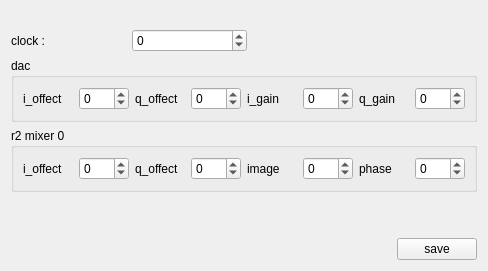
<?xml version="1.0" encoding="UTF-8"?>
<ui version="4.0">
 <class>qtvUITabCalibration</class>
 <widget class="QWidget" name="qtvUITabCalibration">
  <property name="geometry">
   <rect>
    <x>0</x>
    <y>0</y>
    <width>486</width>
    <height>271</height>
   </rect>
  </property>
  <property name="windowTitle">
   <string>Dialog</string>
  </property>
  <layout class="QVBoxLayout" name="verticalLayout" stretch="1,2,2,2,0,1">
   <item>
    <spacer name="space_vt">
     <property name="orientation">
      <enum>Qt::Vertical</enum>
     </property>
     <property name="sizeHint" stdset="0">
      <size>
       <width>20</width>
       <height>40</height>
      </size>
     </property>
    </spacer>
   </item>
   <item>
    <layout class="QHBoxLayout" name="layout_0" stretch="2,2,4">
     <item>
      <widget class="QLabel" name="lb_clock">
       <property name="minimumSize">
        <size>
         <width>100</width>
         <height>0</height>
        </size>
       </property>
       <property name="text">
        <string>clock :</string>
       </property>
      </widget>
     </item>
     <item>
      <widget class="QSpinBox" name="sb_clock">
       <property name="minimumSize">
        <size>
         <width>100</width>
         <height>0</height>
        </size>
       </property>
       <property name="minimum">
        <number>-1024</number>
       </property>
       <property name="maximum">
        <number>1024</number>
       </property>
      </widget>
     </item>
     <item>
      <spacer name="space_h0">
       <property name="orientation">
        <enum>Qt::Horizontal</enum>
       </property>
       <property name="sizeHint" stdset="0">
        <size>
         <width>40</width>
         <height>20</height>
        </size>
       </property>
      </spacer>
     </item>
    </layout>
   </item>
   <item>
    <widget class="QGroupBox" name="gb_dac">
     <property name="title">
      <string>dac</string>
     </property>
     <layout class="QHBoxLayout" name="horizontalLayout">
      <item>
       <widget class="QLabel" name="lb_ioffect_0">
        <property name="minimumSize">
         <size>
          <width>50</width>
          <height>0</height>
         </size>
        </property>
        <property name="text">
         <string>i_offect</string>
        </property>
        <property name="margin">
         <number>4</number>
        </property>
       </widget>
      </item>
      <item>
       <widget class="QSpinBox" name="sb_ioffect_0">
        <property name="minimumSize">
         <size>
          <width>50</width>
          <height>0</height>
         </size>
        </property>
        <property name="minimum">
         <number>-127</number>
        </property>
        <property name="maximum">
         <number>127</number>
        </property>
       </widget>
      </item>
      <item>
       <widget class="QLabel" name="lb_qoffect_0">
        <property name="minimumSize">
         <size>
          <width>50</width>
          <height>0</height>
         </size>
        </property>
        <property name="text">
         <string>q_offect</string>
        </property>
        <property name="margin">
         <number>4</number>
        </property>
       </widget>
      </item>
      <item>
       <widget class="QSpinBox" name="sb_qoffect_0">
        <property name="minimumSize">
         <size>
          <width>50</width>
          <height>0</height>
         </size>
        </property>
        <property name="minimum">
         <number>-127</number>
        </property>
        <property name="maximum">
         <number>127</number>
        </property>
       </widget>
      </item>
      <item>
       <widget class="QLabel" name="lb_igain_0">
        <property name="minimumSize">
         <size>
          <width>50</width>
          <height>0</height>
         </size>
        </property>
        <property name="text">
         <string>i_gain</string>
        </property>
        <property name="margin">
         <number>4</number>
        </property>
       </widget>
      </item>
      <item>
       <widget class="QSpinBox" name="sb_igain_0">
        <property name="minimumSize">
         <size>
          <width>50</width>
          <height>0</height>
         </size>
        </property>
        <property name="minimum">
         <number>-127</number>
        </property>
        <property name="maximum">
         <number>127</number>
        </property>
       </widget>
      </item>
      <item>
       <widget class="QLabel" name="lb_qgain_0">
        <property name="minimumSize">
         <size>
          <width>50</width>
          <height>0</height>
         </size>
        </property>
        <property name="text">
         <string>q_gain</string>
        </property>
        <property name="margin">
         <number>4</number>
        </property>
       </widget>
      </item>
      <item>
       <widget class="QSpinBox" name="sb_qgain_0">
        <property name="minimumSize">
         <size>
          <width>50</width>
          <height>0</height>
         </size>
        </property>
        <property name="minimum">
         <number>-127</number>
        </property>
        <property name="maximum">
         <number>127</number>
        </property>
       </widget>
      </item>
      <item>
       <spacer name="space_h1">
        <property name="orientation">
         <enum>Qt::Horizontal</enum>
        </property>
        <property name="sizeHint" stdset="0">
         <size>
          <width>40</width>
          <height>20</height>
         </size>
        </property>
       </spacer>
      </item>
     </layout>
    </widget>
   </item>
   <item>
    <widget class="QGroupBox" name="gb_r2_1">
     <property name="title">
      <string>r2 mixer 0</string>
     </property>
     <layout class="QHBoxLayout" name="horizontalLayout_2">
      <item>
       <widget class="QLabel" name="lb_ioffect_1">
        <property name="minimumSize">
         <size>
          <width>50</width>
          <height>0</height>
         </size>
        </property>
        <property name="text">
         <string>i_offect</string>
        </property>
        <property name="margin">
         <number>4</number>
        </property>
       </widget>
      </item>
      <item>
       <widget class="QSpinBox" name="sb_ioffect_1">
        <property name="minimumSize">
         <size>
          <width>50</width>
          <height>0</height>
         </size>
        </property>
        <property name="minimum">
         <number>-127</number>
        </property>
        <property name="maximum">
         <number>127</number>
        </property>
       </widget>
      </item>
      <item>
       <widget class="QLabel" name="lb_qoffect_1">
        <property name="minimumSize">
         <size>
          <width>50</width>
          <height>0</height>
         </size>
        </property>
        <property name="text">
         <string>q_offect</string>
        </property>
        <property name="margin">
         <number>4</number>
        </property>
       </widget>
      </item>
      <item>
       <widget class="QSpinBox" name="sb_qoffect_1">
        <property name="minimumSize">
         <size>
          <width>50</width>
          <height>0</height>
         </size>
        </property>
        <property name="minimum">
         <number>-127</number>
        </property>
        <property name="maximum">
         <number>127</number>
        </property>
       </widget>
      </item>
      <item>
       <widget class="QLabel" name="lb_image_1">
        <property name="minimumSize">
         <size>
          <width>50</width>
          <height>0</height>
         </size>
        </property>
        <property name="text">
         <string>image</string>
        </property>
        <property name="margin">
         <number>4</number>
        </property>
       </widget>
      </item>
      <item>
       <widget class="QSpinBox" name="sb_image_1">
        <property name="minimumSize">
         <size>
          <width>50</width>
          <height>0</height>
         </size>
        </property>
        <property name="minimum">
         <number>-31</number>
        </property>
        <property name="maximum">
         <number>31</number>
        </property>
       </widget>
      </item>
      <item>
       <widget class="QLabel" name="lb_phase_1">
        <property name="minimumSize">
         <size>
          <width>50</width>
          <height>0</height>
         </size>
        </property>
        <property name="text">
         <string>phase</string>
        </property>
        <property name="margin">
         <number>4</number>
        </property>
       </widget>
      </item>
      <item>
       <widget class="QSpinBox" name="sb_phase_1">
        <property name="minimumSize">
         <size>
          <width>50</width>
          <height>0</height>
         </size>
        </property>
        <property name="minimum">
         <number>-15</number>
        </property>
        <property name="maximum">
         <number>15</number>
        </property>
       </widget>
      </item>
      <item>
       <spacer name="space_h2">
        <property name="orientation">
         <enum>Qt::Horizontal</enum>
        </property>
        <property name="sizeHint" stdset="0">
         <size>
          <width>1</width>
          <height>20</height>
         </size>
        </property>
       </spacer>
      </item>
     </layout>
    </widget>
   </item>
   <item>
    <spacer name="space_vb">
     <property name="orientation">
      <enum>Qt::Vertical</enum>
     </property>
     <property name="sizeHint" stdset="0">
      <size>
       <width>20</width>
       <height>40</height>
      </size>
     </property>
    </spacer>
   </item>
   <item>
    <layout class="QHBoxLayout" name="layout_btn">
     <item>
      <spacer name="space_h3">
       <property name="orientation">
        <enum>Qt::Horizontal</enum>
       </property>
       <property name="sizeHint" stdset="0">
        <size>
         <width>40</width>
         <height>20</height>
        </size>
       </property>
      </spacer>
     </item>
     <item>
      <widget class="QPushButton" name="btn_save">
       <property name="text">
        <string>save</string>
       </property>
      </widget>
     </item>
    </layout>
   </item>
  </layout>
 </widget>
 <resources/>
 <connections/>
</ui>
